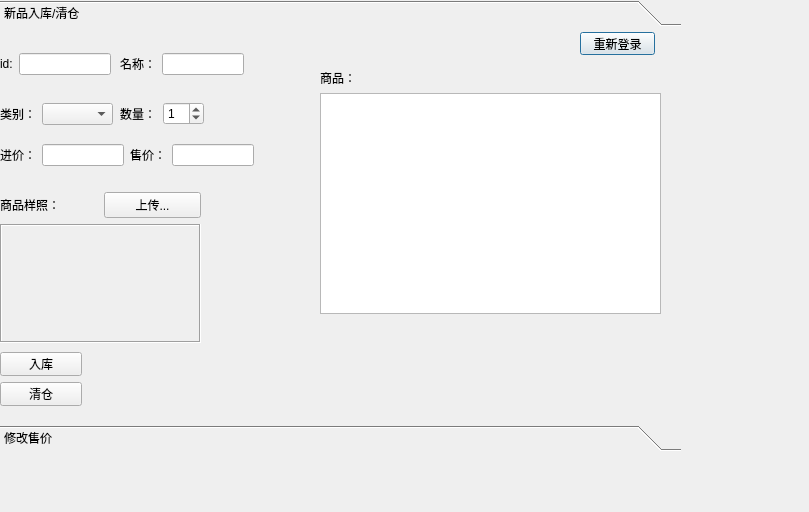
<?xml version="1.0" encoding="UTF-8"?>
<ui version="4.0">
 <class>MyStaff</class>
 <widget class="QDialog" name="MyStaff">
  <property name="geometry">
   <rect>
    <x>0</x>
    <y>0</y>
    <width>809</width>
    <height>512</height>
   </rect>
  </property>
  <property name="windowTitle">
   <string>员工界面</string>
  </property>
  <widget class="QToolBox" name="toolBox">
   <property name="enabled">
    <bool>true</bool>
   </property>
   <property name="geometry">
    <rect>
     <x>0</x>
     <y>0</y>
     <width>681</width>
     <height>451</height>
    </rect>
   </property>
   <widget class="QWidget" name="toolBoxPage1">
    <property name="geometry">
     <rect>
      <x>0</x>
      <y>0</y>

      <width>671</width>
      <height>429</height>

     </rect>
    </property>
    <attribute name="label">
     <string>新品入库/清仓</string>
    </attribute>
    <widget class="QTableView" name="tableView">
     <property name="geometry">
      <rect>
       <x>320</x>
       <y>61</y>
       <width>341</width>
       <height>221</height>
      </rect>
     </property>
     <attribute name="verticalHeaderStretchLastSection">
      <bool>true</bool>
     </attribute>
    </widget>
    <widget class="QPushButton" name="loginAgain">
     <property name="geometry">
      <rect>
       <x>580</x>
       <y>0</y>
       <width>75</width>
       <height>23</height>
      </rect>
     </property>
     <property name="text">
      <string>重新登录</string>
     </property>
    </widget>
    <widget class="QLabel" name="label_8">
     <property name="geometry">
      <rect>
       <x>320</x>
       <y>40</y>
       <width>54</width>
       <height>12</height>
      </rect>
     </property>
     <property name="text">
      <string>商品：</string>
     </property>
    </widget>
    <widget class="QWidget" name="layoutWidget">
     <property name="geometry">
      <rect>
       <x>0</x>
       <y>70</y>
       <width>113</width>
       <height>24</height>
      </rect>
     </property>
     <layout class="QHBoxLayout" name="horizontalLayout">
      <item>
       <widget class="QLabel" name="label">
        <property name="text">
         <string>类别：</string>
        </property>
       </widget>
      </item>
      <item>
       <widget class="QComboBox" name="comboBox"/>
      </item>
     </layout>
    </widget>
    <widget class="QWidget" name="layoutWidget">
     <property name="geometry">
      <rect>
       <x>0</x>
       <y>20</y>
       <width>111</width>
       <height>24</height>
      </rect>
     </property>
     <layout class="QHBoxLayout" name="horizontalLayout_2">
      <item>
       <widget class="QLabel" name="label_9">
        <property name="text">
         <string>id:</string>
        </property>
       </widget>
      </item>
      <item>
       <widget class="QLineEdit" name="id"/>
      </item>
     </layout>
    </widget>
    <widget class="QWidget" name="layoutWidget">
     <property name="geometry">
      <rect>
       <x>120</x>
       <y>20</y>
       <width>124</width>
       <height>24</height>
      </rect>
     </property>
     <layout class="QHBoxLayout" name="horizontalLayout_3">
      <item>
       <widget class="QLabel" name="label_2">
        <property name="text">
         <string>名称：</string>
        </property>
       </widget>
      </item>
      <item>
       <widget class="QLineEdit" name="name"/>
      </item>
     </layout>
    </widget>
    <widget class="QWidget" name="layoutWidget">
     <property name="geometry">
      <rect>
       <x>0</x>
       <y>160</y>
       <width>201</width>
       <height>151</height>
      </rect>
     </property>
     <layout class="QVBoxLayout" name="verticalLayout">
      <item>
       <layout class="QHBoxLayout" name="horizontalLayout_6">
        <item>
         <widget class="QLabel" name="label_6">
          <property name="text">
           <string>商品样照：</string>
          </property>
         </widget>
        </item>
        <item>
         <widget class="QPushButton" name="pushButton">
          <property name="text">
           <string>上传...</string>
          </property>
         </widget>
        </item>
       </layout>
      </item>
      <item>
       <widget class="QLabel" name="label_7">
        <property name="frameShape">
         <enum>QFrame::Box</enum>
        </property>
        <property name="frameShadow">
         <enum>QFrame::Sunken</enum>
        </property>
        <property name="text">
         <string/>
        </property>
        <property name="scaledContents">
         <bool>true</bool>
        </property>
       </widget>
      </item>
     </layout>
    </widget>
    <widget class="QWidget" name="layoutWidget">
     <property name="geometry">
      <rect>
       <x>0</x>
       <y>320</y>
       <width>82</width>
       <height>54</height>
      </rect>
     </property>
     <layout class="QVBoxLayout" name="verticalLayout_2">
      <item>
       <widget class="QPushButton" name="putIn">
        <property name="text">
         <string>入库</string>
        </property>
       </widget>
      </item>
      <item>
       <widget class="QPushButton" name="putOut">
        <property name="text">
         <string>清仓</string>
        </property>
       </widget>
      </item>
     </layout>
    </widget>
    <widget class="QWidget" name="layoutWidget">
     <property name="geometry">
      <rect>
       <x>0</x>
       <y>110</y>
       <width>254</width>
       <height>26</height>
      </rect>
     </property>
     <layout class="QHBoxLayout" name="horizontalLayout_13">
      <item>
       <layout class="QHBoxLayout" name="horizontalLayout_4">
        <item>
         <widget class="QLabel" name="label_3">
          <property name="text">
           <string>进价：</string>
          </property>
         </widget>
        </item>
        <item>
         <widget class="QLineEdit" name="cost"/>
        </item>
       </layout>
      </item>
      <item>
       <layout class="QHBoxLayout" name="horizontalLayout_5">
        <item>
         <widget class="QLabel" name="label_4">
          <property name="text">
           <string>售价：</string>
          </property>
         </widget>
        </item>
        <item>
         <widget class="QLineEdit" name="price"/>
        </item>
       </layout>
      </item>
     </layout>
    </widget>
    <widget class="QWidget" name="layoutWidget">
     <property name="geometry">
      <rect>
       <x>120</x>
       <y>70</y>
       <width>84</width>
       <height>23</height>
      </rect>
     </property>
     <layout class="QHBoxLayout" name="horizontalLayout_14">
      <item>
       <widget class="QLabel" name="label_5">
        <property name="text">
         <string>数量：</string>
        </property>
       </widget>
      </item>
      <item>
       <widget class="QSpinBox" name="spinBox">
        <property name="value">
         <number>1</number>
        </property>
       </widget>
      </item>
     </layout>
    </widget>
    <widget class="QPushButton" name="pushButton_3">
     <property name="geometry">
      <rect>
       <x>0</x>
       <y>390</y>
       <width>81</width>
       <height>31</height>
      </rect>
     </property>
     <property name="text">
      <string>显示所有商品</string>
     </property>
    </widget>
   </widget>
   <widget class="QWidget" name="toolBoxPage2">
    <property name="geometry">
     <rect>
      <x>0</x>
      <y>0</y>

      <width>671</width>
      <height>429</height>

     </rect>
    </property>
    <attribute name="label">
     <string>修改售价</string>
    </attribute>
    <widget class="QTableView" name="tableView_2">
     <property name="geometry">
      <rect>
       <x>20</x>
       <y>0</y>
       <width>601</width>
       <height>321</height>
      </rect>
     </property>
     <attribute name="verticalHeaderStretchLastSection">
      <bool>true</bool>
     </attribute>
    </widget>
    <widget class="QPushButton" name="pushButton_2">
     <property name="geometry">
      <rect>
       <x>20</x>
       <y>330</y>
       <width>80</width>
       <height>15</height>
      </rect>
     </property>
     <property name="text">
      <string>submitAll</string>
     </property>
    </widget>
   </widget>
  </widget>
 </widget>
 <resources/>
 <connections/>
</ui>
